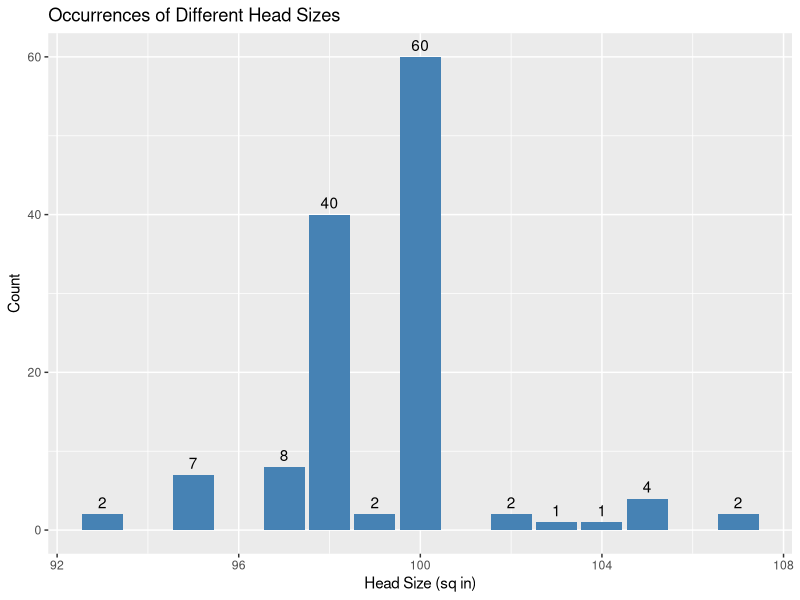
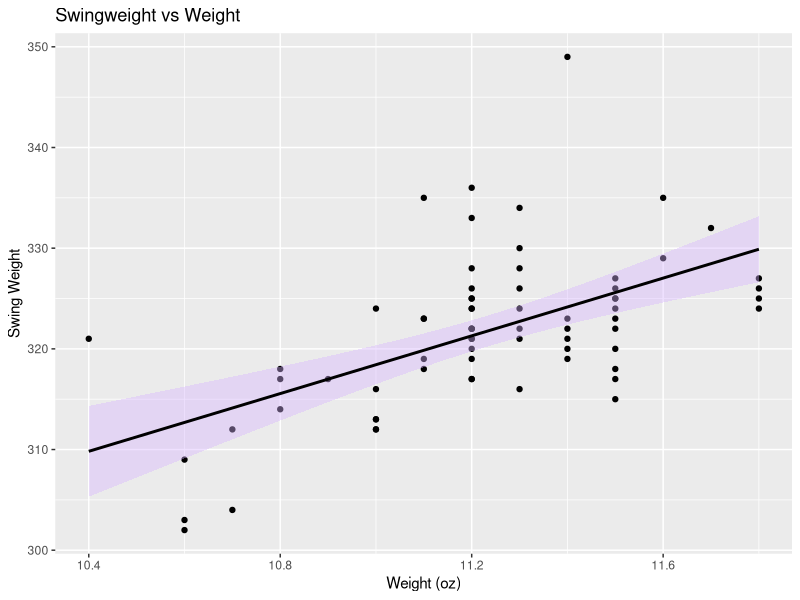
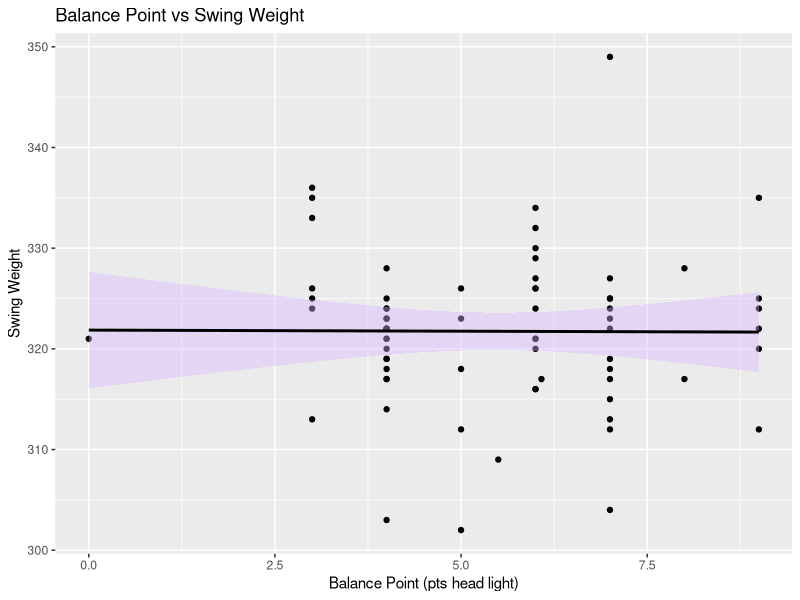
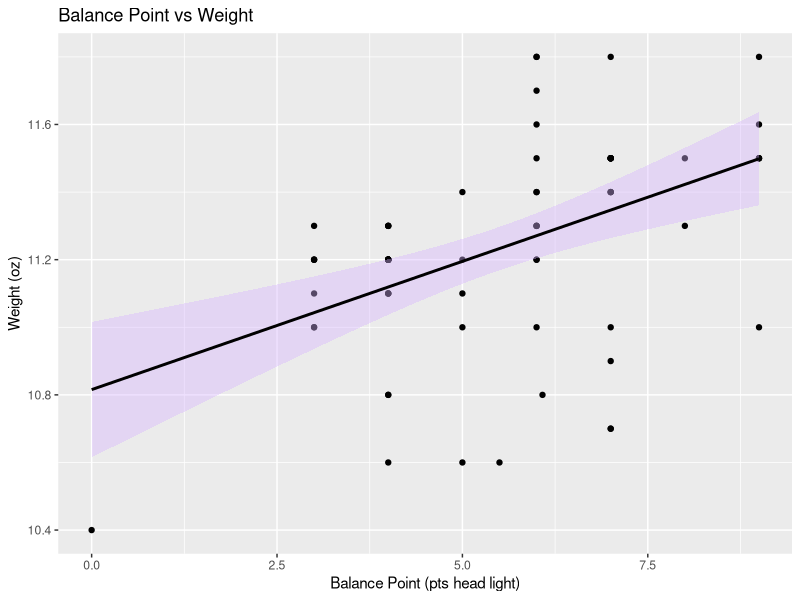
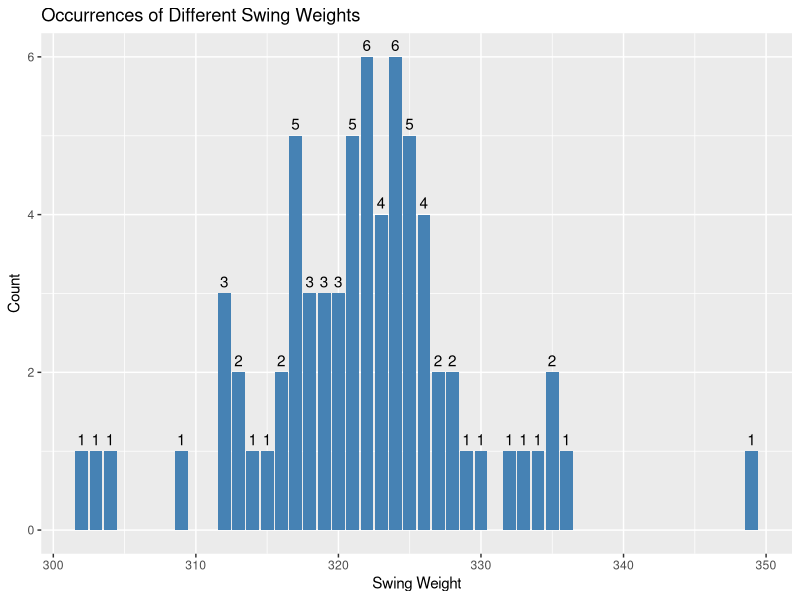
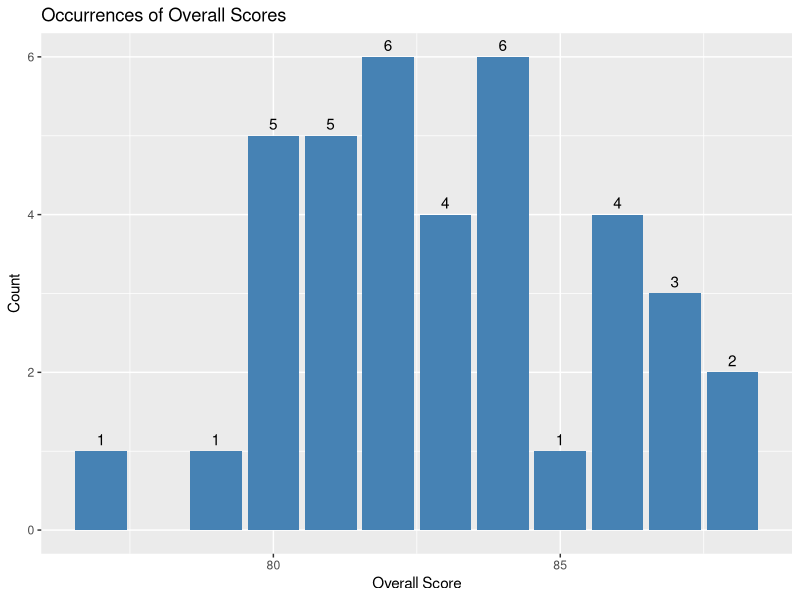

These charts were generated, in order, by the following R code:
## ---- chunk 1
#| label: setup
#| warning: false
#| message: false

library(tidyverse) 
knitr::opts_chunk$set(echo = TRUE, warning=FALSE, message=FALSE) 
knitr::opts_knit$set(root.dir = "/Users/liviacharles/Documents/R Class/601_Spring_2023/posts") 
## ---- chunk 2
# Read in the reviewer scores data set
reviewer_scores <- read.csv("reviewer_scores.csv", header = T) 
# Look at the head of the data
head(reviewer_scores)
# Check the dimensions of the data set
dim(reviewer_scores) 
## ---- chunk 3
#Read in the racquet specs and racquet rates data sets 
racquet_specs <- read.csv("racquet_specs.csv", header = T) 
racquet_rates <- read.csv("racquet_rate.csv", header = T) 
# Check the head of each data set
head(racquet_specs) 
head(racquet_rates)
#check the dimensions of the data sets
dim(racquet_specs) 
dim(racquet_rates)
## ---- chunk 4
#Read in the racquet year data set
racquet_year <- read.csv("racquet_year.csv", header = T) 
#Check the head of the data set
head(racquet_year)
#check the dimensions of the data set
dim(racquet_year)
## ---- chunk 5
#count the number of unique racquets in each data set
length(unique(reviewer_scores$Racquet))
length(unique(racquet_specs$Racquet))
length(unique(racquet_rates$Racquet))
length(unique(racquet_year$Racquet)) 
## ---- chunk 6
#Create a new column that only contains the values I need 
racquet_specs <- racquet_specs %>% 
  mutate(Value = ifelse(Spec == "Balance Point", Value2, Value1)) 
#Now remove Value1 and Value2 columns 
racquet_specs <- racquet_specs %>% 
  select(-Value1, -Value2)
## ---- chunk 7
racquet_rates <- racquet_rates %>% 
  spread(Spec, Value)
racquet_specs <- racquet_specs %>% 
  spread(Spec, Value) 
reviewer_scores <- reviewer_scores %>% 
  spread(Category, Score) 
## ---- chunk 8
temp_df <- merge(racquet_specs, racquet_rates, by = "Racquet", all = TRUE)  # Merge df1 and df2
temp_df2 <- merge(temp_df, racquet_year, by = "Racquet", all = TRUE)  # Merge with df3
racquet_data <- merge(temp_df2, reviewer_scores, by = "Racquet") 
## ---- chunk 9
# Remove the text in the head size column so that there are only integer values
racquet_data$`Head Size` <- as.numeric(gsub("[^0-9.]+", "", racquet_data$`Head Size`))
head(racquet_data$`Head Size`)
# Create a bar chart showing the occurrence of different head sizes in the data set 
ggplot(racquet_data, aes(x = `Head Size`)) +
  geom_bar(fill = "steelblue", na.rm = T) +
  geom_text(stat = "count", aes(label = ..count..), vjust = -0.5) +
  labs(x = "Head Size (sq in)", y = "Count") +
  ggtitle("Occurrences of Different Head Sizes")
## ---- chunk 10
# Filter the data set to only include racquets with a h ead size equal to or greater than 100
my_racquets <- racquet_data %>% 
  filter(`Head Size` >= 100)

## ---- chunk 11
#First, check that all racquets are head light so that we don't need to specify whether a racquet is head light or head heavy within a numeric only value 
unique(my_racquets$`Balance Point`)
#There is at least one racquet that is even balance. We'll replace that with a value of 0 to indicate that it is even balnaced numerically. 
my_racquets$`Balance Point` <- replace(my_racquets$`Balance Point`, my_racquets$`Balance Point` == "Even Balance", 0)
#Now make all values in the balance point column numeric
my_racquets$`Balance Point` <- as.numeric(gsub("[^0-9.]+", "", my_racquets$`Balance Point`))
#ensure all values in the weight column have ounces as units 
unique(my_racquets$Weight) 
#convert to numeric 
my_racquets$Weight <- as.numeric(gsub("[^0-9.]+", "", my_racquets$`Weight`))

## ---- chunk 12
# Scatter plots: swingweight vs weight, swingweight vs balance point
ggplot(my_racquets, aes(x = Weight, y = `Swing Weight`)) +
  geom_point() +
  geom_smooth(method = "lm", color = "black", fill = "#D8B4FF") +
  labs(x = "Weight (oz)", y = "Swing Weight") + 
  ggtitle("Swingweight vs Weight")

ggplot(my_racquets, aes(x = `Balance Point`, y = `Swing Weight`)) +
  geom_point() +
  geom_smooth(method = "lm", color = "black", fill = "#D8B4FF") +
  labs(x = "Balance Point (pts head light)", y = "Swing Weight") + 
  ggtitle("Balance Point vs Swing Weight") 

## ---- chunk 13
ggplot(my_racquets, aes(x = `Balance Point`, y = Weight)) +
  geom_point() +
  geom_smooth(method = "lm", color = "black", fill = "#D8B4FF") +
  labs(x = "Balance Point (pts head light)", y = "Weight (oz)") + 
  ggtitle("Balance Point vs Weight")  

## ---- chunk 14
# Create a bar plot with the number of racquets with different swing weights
ggplot(my_racquets, aes(x = `Swing Weight`)) +
  geom_bar(fill = "steelblue", na.rm = T) +
  geom_text(stat = "count", aes(label = ..count..), vjust = -0.5) +
  labs(x = "Swing Weight", y = "Count") +
  ggtitle("Occurrences of Different Swing Weights")
#Compute summary statistics of racquet swingweights 
summary(my_racquets$`Swing Weight`)

## ---- chunk 15
#Remove racquets with a swingweight greater than 322
my_racquets <- my_racquets %>% 
filter(`Swing Weight` <= 322)

## ---- chunk 16
#First convert Overall column to numeric 
my_racquets$Overall <- as.numeric(my_racquets$Overall)

#Plot occurrences of different overall scores
ggplot(my_racquets, aes(x = `Overall`)) +
  geom_bar(fill = "steelblue", na.rm = T) +
  geom_text(stat = "count", aes(label = ..count..), vjust = -0.5) +
  labs(x = "Overall Score", y = "Count") +
  ggtitle("Occurrences of Overall Scores")
#Get summary statistics for the overall scores column
summary(my_racquets$Overall)
## ---- chunk 17
# Filter out racquets with an overall score of less than 83 
my_racquets <- my_racquets %>% 
  filter(Overall > 83)

## ---- chunk 18
# Mutate the dataframe to reflect the new weighted scoring 
my_racquets <- my_racquets %>% 
  mutate(Power_weight = Power * 1.1, Control_weight = Control * 1.1, `Touch/Feel_weight` = `Touch/Feel` * 1.1, Groundstrokes_weight = Groundstrokes * 1.1, Maneuverability_weight = Maneuverability, Returns_weight = Returns, Serves_weight = Serves, Topspin_weight = Topspin, Comfort_weight = Comfort * 0.9, Volleys_weight = Volleys * 0.9, Slice_weight = Slice * 0.9, Stability_weight = Stability * 0.9) 
# Create a final overall score column that reflects the weighted reviewer scores
my_racquets$Final_Score <- rowSums(my_racquets[, 25:36])/12 
## ---- chunk 19
# Make a new data frame with just the top 4 racquets based on the Final_Score column
final_racquets <- my_racquets %>% top_n(n = 4, wt = Final_Score) 
# Print the racquet names
final_racquets$Racquet
